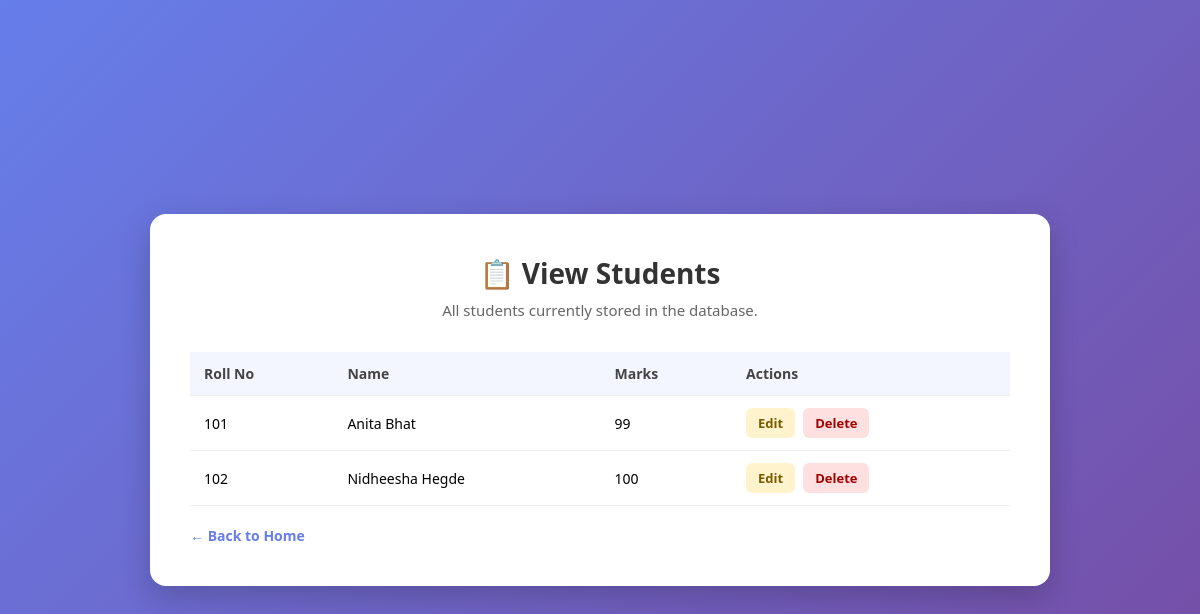
Before: /students with the older database file.
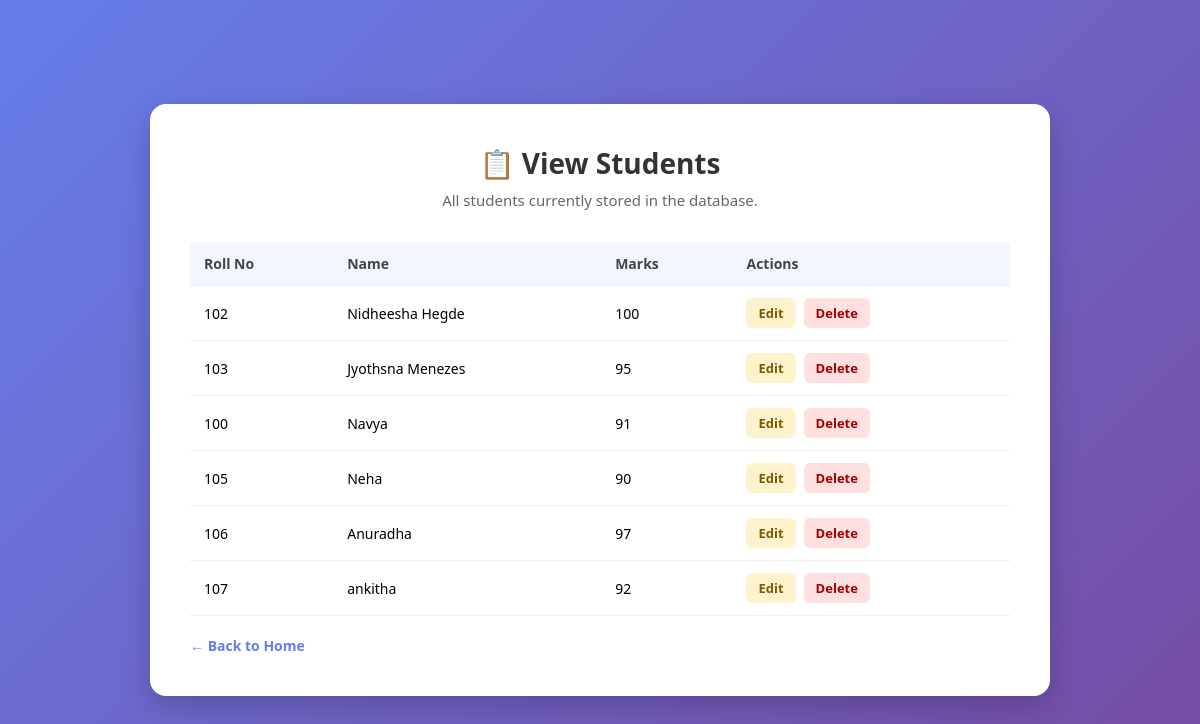
After: the same page with the newer database file.
### tables this page shows
CREATE TABLE students (
            id INTEGER PRIMARY KEY AUTOINCREMENT,
            roll_no INTEGER NOT NULL UNIQUE,
            name TEXT NOT NULL,
            marks INTEGER NOT NULL
        );

### app.py (the view)
@app.route("/students")
def view_students():
    students = database.get_all_students()
    return render_template("students.html", students=students)

### database.py (called while the page is built)
def get_connection():
    connection = sqlite3.connect(DATABASE_NAME)
    connection.row_factory = sqlite3.Row  # lets us access columns by name, like row["name"]
    return connection

def get_all_students():
    connection = get_connection()
    cursor = connection.cursor()
    cursor.execute("SELECT * FROM students")
    rows = cursor.fetchall()
    connection.close()
    return rows

### templates/students.html (shortened to what this page needs)
<!DOCTYPE html>
<html lang="en">
<head>
    <link rel="stylesheet" href="{{ url_for('static', filename='style.css') }}">
</head>
<body>
    <div class="container container-wide">
        <h1>📋 View Students</h1>
        <p class="subtitle">All students currently stored in the database.</p>
        {% if students|length == 0 %}
            <p class="empty-message">No students added yet. Go to "Add Student" to add your first one.</p>
        {% else %}
            <table class="student-table">
                <thead>
                    <tr>
                        <th>Roll No</th>
                        <th>Name</th>
                        <th>Marks</th>
                        <th>Actions</th>
                    </tr>
                </thead>
                <tbody>
                    {% for student in students %}
                    <tr>
                        <td>{{ student["roll_no"] }}</td>
                        <td>{{ student["name"] }}</td>
                        <td>{{ student["marks"] }}</td>
                        <td class="actions-cell">
                            <a href="/edit/{{ student['id'] }}" class="btn-small btn-edit">Edit</a>
                            <a href="/delete/{{ student['id'] }}" class="btn-small btn-delete">Delete</a>
                        </td>
                    </tr>
                    {% endfor %}
                </tbody>
            </table>
        {% endif %}
        <a href="/" class="back-link">&larr; Back to Home</a>
    </div>
</body>
</html>

### static/style.css (style rules this page uses)
* { margin: 0; padding: 0; box-sizing: border-box; }
body { font-family: 'Segoe UI', Arial, sans-serif; background: linear-gradient(135deg, #667eea 0%, #764ba2 100%); min-height: 100vh; display: flex; align-items: center; justify-content: center; padding: 20px; }
.container { background: #ffffff; max-width: 800px; width: 100%; padding: 40px; border-radius: 16px; box-shadow: 0 10px 30px rgba(0, 0, 0, 0.2); }
h1 { text-align: center; color: #333333; font-size: 28px; margin-bottom: 8px; }
.subtitle { text-align: center; color: #666666; margin-bottom: 32px; font-size: 15px; }
.back-link { display: inline-block; margin-top: 20px; color: #667eea; text-decoration: none; font-weight: 600; font-size: 14px; }
.container-wide { max-width: 900px; }
.student-table { width: 100%; border-collapse: collapse; margin-top: 10px; }
.student-table th, .student-table td { text-align: left; padding: 12px 14px; border-bottom: 1px solid #eeeeee; font-size: 14px; }
.student-table th { background: #f4f6ff; color: #444444; font-weight: 700; }
.actions-cell { display: flex; gap: 8px; }
.btn-small { display: inline-block; padding: 6px 12px; border-radius: 6px; font-size: 13px; font-weight: 600; text-decoration: none; }
.btn-edit { background: #fff3cd; color: #7a5b00; }
.btn-delete { background: #ffe0e0; color: #a30000; }

Changed rows visible on the page:
removed students: roll_no "101", name "Anita Bhat", marks "99"
added students: roll_no "103", name "Jyothsna Menezes", marks "95"
added students: roll_no "100", name "Navya", marks "91"
added students: roll_no "105", name "Neha", marks "90"
added students: roll_no "106", name "Anuradha", marks "97"
added students: roll_no "107", name "ankitha", marks "92"
